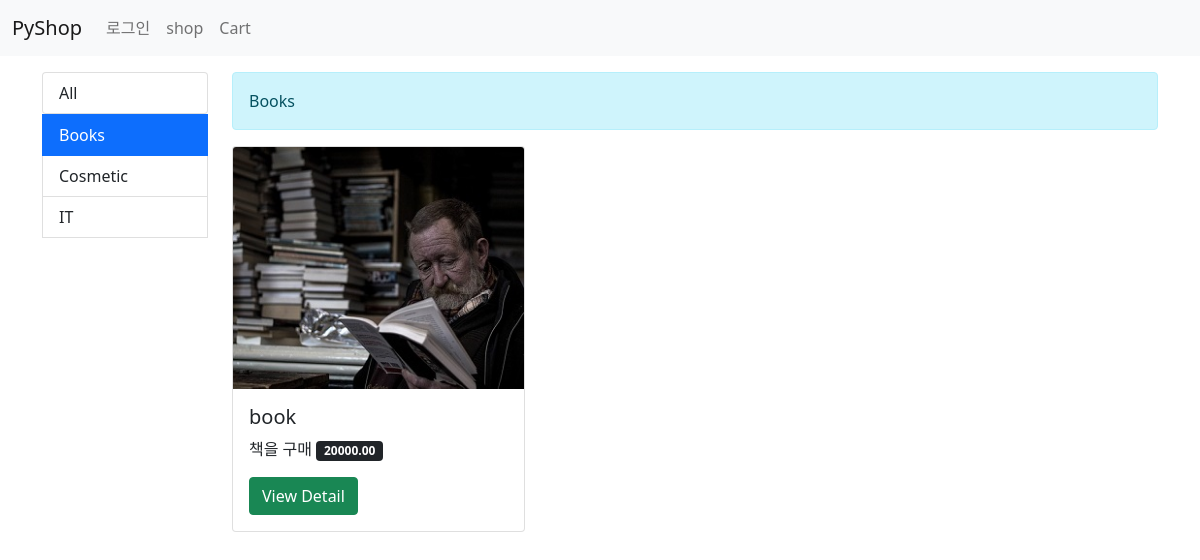
Page /shop/books/ on the committed database.
### shop/models.py (models this page shows, shortened)
class Category(models.Model):
    name = models.CharField(max_length=100, db_index=True)
    meta_description = models.TextField(blank=True)
    slug = models.SlugField(max_length=100, db_index=True,
                unique=True, allow_unicode=True)
    class Meta:
        ordering = ['name']
        verbose_name = 'category'
        verbose_name_plural = 'categories'
    def get_absolute_url(self):  #product 페이지 경로
        return reverse('shop:product_in_category', args=[self.slug])

class Product(models.Model):
    category = models.ForeignKey(Category, on_delete=models.SET_NULL,
                        null=True)
    name = models.CharField(max_length=100, db_index=True)
    slug = models.SlugField(max_length=100, db_index=True,
                unique=True, allow_unicode=True)
    image = models.ImageField(upload_to='products/%Y/%m/%d/', blank=True)
    description = models.TextField(blank=True) #상세 설명
    meta_description = models.TextField(blank=True)
    price = models.DecimalField(max_digits=10, decimal_places=2) # 소수2째자리.
    stock = models.PositiveIntegerField() #재고 수량
    available_display = models.BooleanField('Display', default=True)
    available_order = models.BooleanField('Order', default=True)
    created = models.DateTimeField(auto_now_add=True) #상품 등록일, 필수
    updated = models.DateTimeField(auto_now=True)  #수정일, 선택
    class Meta:
        ordering = ['-created', '-updated']
        index_together = [['id', 'slug']]  #index 기준으로 혼합 사용
    def get_absolute_url(self):
        return reverse('shop:product_detail', args=[self.id, self.slug])

### shop/views.py (the view)
# urls.py: path('', views.product_in_category,
def product_in_category(request, category_slug=None):
    current_category = None
    categories = Category.objects.all()  #카테고리 목록
    products = Product.objects.filter(available_display=True)
    if category_slug:
       current_category = get_object_or_404(Category, slug=category_slug)
       products = products.filter(category=current_category)
    context = {
        'current_category': current_category,
        'categories': categories,
        'products': products
    }
    return render(request, 'shop/list.html', context)

### templates/shop/list.html
{% extends 'base.html' %}
{% block content %}
<section id="list">
    <div class="row">
        <div class="col-2">
            <div class="list-group">
                <a href="{% url 'shop:product_all' %}"
                   class="list-group-item
                   {% if not current_category %}active{% endif %}" >All</a>
            </div>
            {% for category in categories %}
            <a href="{{ category.get_absolute_url }}"
               class="list-group-item
                  {% if current_category.slug == category.slug %}active{% endif %}">
                  {{ category.name }}
            </a>
            {% endfor %}
        </div>
        <div class="col-10">
            <div class="alert alert-info">
                {% if current_category %}
                    {{ current_category.name }}
                {% else %}
                    All Products
                {% endif %}
            </div>
            <div class="row">
                {% for product in products %}
                <div class="col-4">
                    <div class="card">
                        <img class="card-img-top" src="{{ product.image.url }}"
                            alt="Product Image">
                        <div class="card-body">
                            <h5 class="card-title">{{ product.name }}</h5>
                            <p class="card-text">
                                {{ product.description }}
                                <span class="badge bg-dark">
                                    {{ product.price }}
                                </span>
                            </p>
                            <a href="{{ product.get_absolute_url }}"
                                    class="btn btn-success">View Detail</a>
                        </div>
                    </div>
                </div>
                {% endfor %}
            </div>
        </div>
    </div>
</section>
{% endblock %}

### static/shop/css/style.css (style rules this page uses)
a { text-decoration: none; }

### rows in the picture
Category: name "Books"
Category: name "Cosmetic"
Category: name "IT"
Product: image (picture), name "book", description "책을 구매", price "20000.00"
